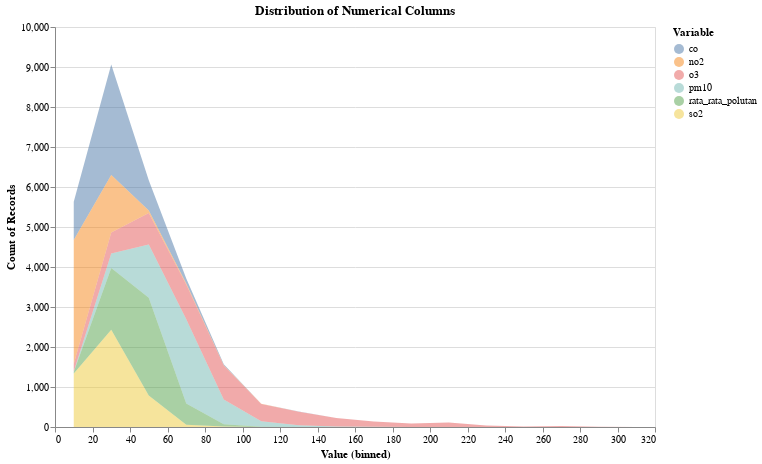

The cell this chart's notebook holds for it:
### Code cell
# Visualization of Numeric Column Distribution
alt.Chart(all_data).transform_fold(
    numerical_cols,
    as_=['Variable', 'Value']
).mark_area(
    opacity=0.5
).encode(
    alt.X('Value:Q', bin=alt.Bin(maxbins=30)),
    alt.Y('count()'),
    alt.Color('Variable:N')
).properties(
    title='Distribution of Numerical Columns',
    width=600,
    height=400
).interactive()

### Figure 1 — Vega-Lite specification as saved in the notebook (floating-point values rounded to 4 significant figures; data arrays with more than 128 entries replaced by an {"elided": "..."} marker saying what was removed)
{"config": {"view": {"continuousWidth": 300, "continuousHeight": 300}}, "data": {"name": "data-f8ac71db2b5427a3fe815055eebcd885"}, "mark": {"type": "area", "opacity": 0.5}, "encoding": {"color": {"field": "Variable", "type": "nominal"}, "x": {"bin": {"maxbins": 30}, "field": "Value", "type": "quantitative"}, "y": {"aggregate": "count", "type": "quantitative"}}, "height": 400, "params": [{"name": "param_3", "select": {"type": "interval", "encodings": ["x", "y"]}, "bind": "scales"}], "title": "Distribution of Numerical Columns", "transform": [{"fold": ["pm10", "so2", "co", "o3", "no2", "rata_rata_polutan"], "as": ["Variable", "Value"]}], "width": 600, "$schema": "https://vega.github.io/schema/vega-lite/v5.20.1.json", "datasets": {"data-f8ac71db2b5427a3fe815055eebcd885": {"elided": "4626 records"}}}
